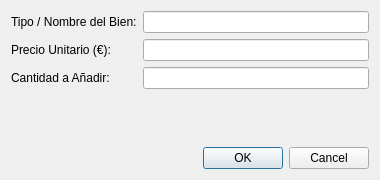
<?xml version="1.0" encoding="UTF-8"?>
<ui version="4.0">
 <class>FormularioBienDialog</class>
 <widget class="QDialog" name="FormularioBienDialog">
  <property name="geometry">
   <rect>
    <x>0</x>
    <y>0</y>
    <width>380</width>
    <height>180</height>
   </rect>
  </property>
  <property name="windowTitle">
   <string>Formulario de Activo / Bien</string>
  </property>
  <property name="styleSheet">
   <string>font-family: 'Segoe UI', Arial; font-size: 12px;</string>
  </property>
  <layout class="QVBoxLayout" name="layout_principal">
   <item>
    <layout class="QFormLayout" name="form_layout">
     <item row="0" column="0">
      <widget class="QLabel" name="lbl_tipo"><property name="text"><string>Tipo / Nombre del Bien:</string></property></widget>
     </item>
     <item row="0" column="1">
      <widget class="QLineEdit" name="txt_tipo"/>
     </item>
     <item row="1" column="0">
      <widget class="QLabel" name="lbl_precio"><property name="text"><string>Precio Unitario (€):</string></property></widget>
     </item>
     <item row="1" column="1">
      <widget class="QLineEdit" name="txt_precio"/>
     </item>
     <item row="2" column="0">
      <widget class="QLabel" name="lbl_cantidad"><property name="text"><string>Cantidad a Añadir:</string></property></widget>
     </item>
     <item row="2" column="1">
      <widget class="QLineEdit" name="txt_cantidad"/>
     </item>
    </layout>
   </item>
   <item>
    <widget class="QDialogButtonBox" name="botones">
     <property name="orientation"><enum>Qt::Horizontal</enum></property>
     <property name="standardButtons"><set>QDialogButtonBox::Cancel|QDialogButtonBox::Ok</set></property>
    </widget>
   </item>
  </layout>
 </widget>
</ui>
